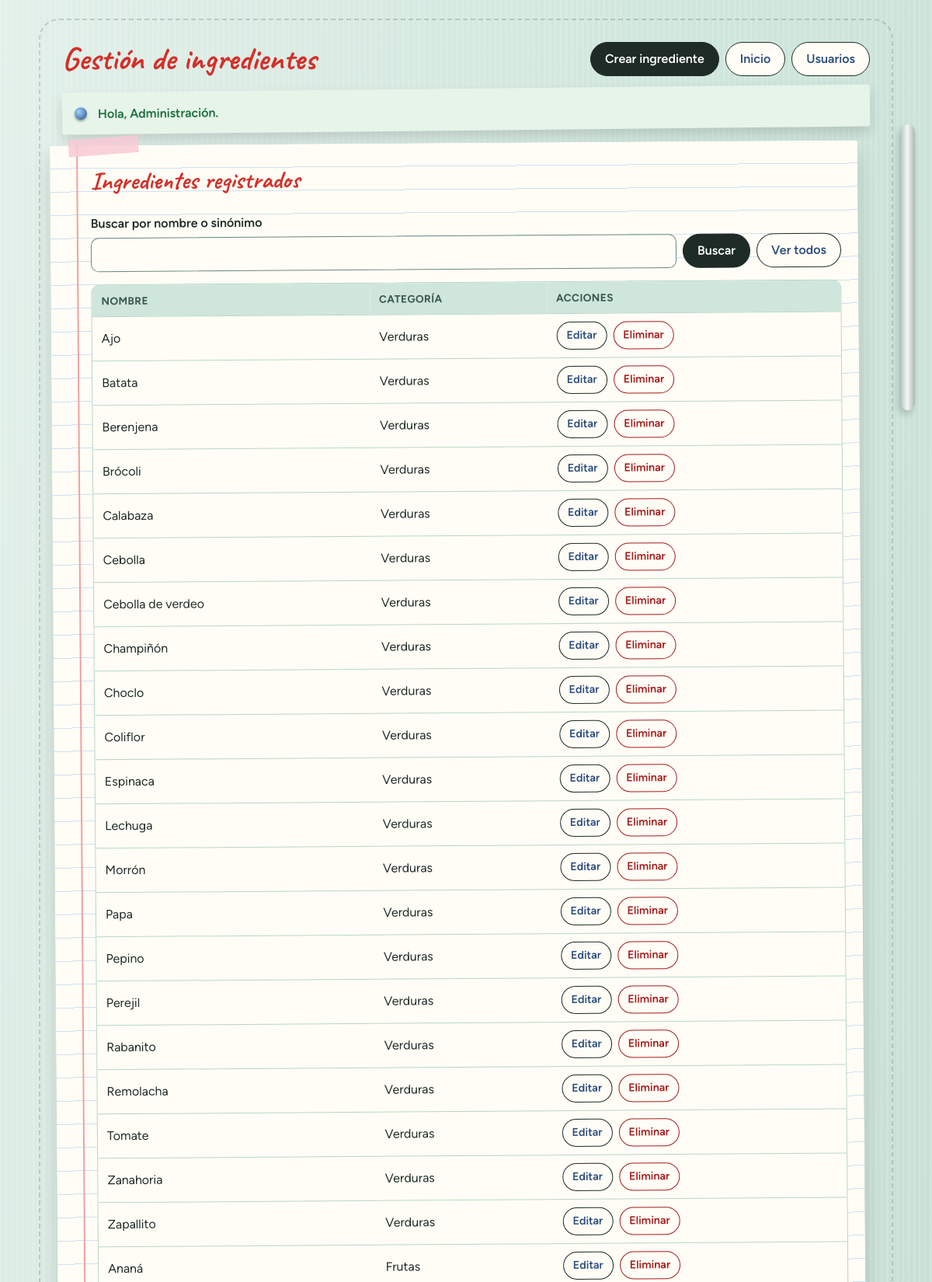
Page /admin/ingredientes.php (signed in, upper part) on the committed database.
### tables this page shows
CREATE TABLE ingrediente (
    id                 INT UNSIGNED AUTO_INCREMENT PRIMARY KEY,
    nombre             VARCHAR(80)  NOT NULL,         
    categoria_id       SMALLINT UNSIGNED NOT NULL,
    icono              VARCHAR(60)  NULL,             
    unidad_default     VARCHAR(10)  NOT NULL,         
    gramos_por_unidad  DECIMAL(8,2) NULL,             
    es_basico          BOOLEAN      NOT NULL DEFAULT FALSE,   
    perecedero         BOOLEAN      NOT NULL DEFAULT TRUE,
    vida_util_dias     SMALLINT     NULL,
     
     
    usuario_id         INT UNSIGNED NULL,
     
    ambito             INT UNSIGNED AS (IFNULL(usuario_id, 0)) PERSISTENT,
    UNIQUE KEY uq_ingrediente_nombre (nombre, ambito),
    CONSTRAINT fk_ingrediente_categoria FOREIGN KEY (categoria_id) REFERENCES categoria(id),
    CONSTRAINT fk_ingrediente_usuario FOREIGN KEY (usuario_id) REFERENCES usuario(id) ON DELETE CASCADE
);

CREATE TABLE categoria (
    id         SMALLINT UNSIGNED AUTO_INCREMENT PRIMARY KEY,
    nombre     VARCHAR(50) NOT NULL UNIQUE,           
    color_hex  CHAR(7)     NOT NULL,
    orden      SMALLINT    NOT NULL DEFAULT 0
);

### src/Sesion.php (called while the page is built, shortened)
<?php
final class Sesion
{
    public static function avisos(): array
    {
        $avisos = $_SESSION['avisos'] ?? [];
        return $avisos;
    }
}

### src/ayudas.php (called while the page is built, shortened)
<?php
function e(string|int|float|null $valor): string
{
    return htmlspecialchars((string) $valor, ENT_QUOTES, 'UTF-8');
}

### src/bootstrap.php (called while the page is built, shortened)
<?php
spl_autoload_register(function (string $clase): void {
    $prefijo = 'Alacena\\';
    $relativa = str_replace('\\', '/', substr($clase, strlen($prefijo)));
    $archivo = __DIR__ . '/' . $relativa . '.php';
});
require_once __DIR__ . '/ayudas.php';

### src/Config.php (called while the page is built, shortened)
<?php
final class Config
{
    private static array $valores = [];
    public static function get(string $clave, string $porDefecto = ''): string
    {
        $env = getenv($clave);
        if ($env !== false && $env !== '') {
            return $env;
        }
        return self::$valores[$clave] ?? $porDefecto;
    }
}

### src/Db.php (called while the page is built, shortened)
<?php
final class Db
{
    private static ?PDO $pdo = null;
    public static function conexion(): PDO
    {
        if (self::$pdo === null) {
            $dsn = sprintf(
                'mysql:host=%s;port=%s;dbname=%s;charset=utf8mb4',
                Config::get('DB_HOST', '127.0.0.1'),
                Config::get('DB_PORT', '3306'),
                Config::get('DB_NAME', 'alacena')
            );
            self::$pdo = new PDO($dsn, Config::get('DB_USER', 'root'), Config::get('DB_PASS'), [
                PDO::ATTR_ERRMODE => PDO::ERRMODE_EXCEPTION,
                PDO::ATTR_DEFAULT_FETCH_MODE => PDO::FETCH_ASSOC,
                PDO::ATTR_EMULATE_PREPARES => false,
            ]);
        }
        return self::$pdo;
    }
}

### src/Repositorios/IngredienteRepositorio.php (called while the page is built, shortened)
<?php
final class IngredienteRepositorio
{
    public function todos(): array
    {
        return $this->db->query(
            'SELECT i.id, i.nombre, i.unidad_default, c.nombre AS categoria
             FROM ingrediente i JOIN categoria c ON c.id = i.categoria_id
             ORDER BY c.orden, i.nombre'
        )->fetchAll();
    }
}

### public/admin/ingredientes.php (the view, shortened to what this page needs)
<?php
require_once dirname(__DIR__, 2) . '/src/bootstrap.php';
$busqueda = is_string($_GET['q'] ?? '') ? trim($_GET['q'] ?? '') : '';
$ingredientes = [];
$error = '';
$avisos = Sesion::avisos();
try {
    $repo = new IngredienteRepositorio(Db::conexion());
    $ingredientes = $busqueda === '' ? $repo->todos() : $repo->buscar($busqueda, PHP_INT_MAX);
} catch (\PDOException $excepcion) {
    $error = 'No se pudieron cargar los ingredientes. Intentá nuevamente más tarde.';
}
?>
<!DOCTYPE html>
<html lang="es">
<head>
    <link rel="stylesheet" href="../css/estilos.css">
</head>
<body>
<main class="contenido">
    <header class="encabezado-pagina">
        <h1>Gestión de ingredientes</h1>
        <nav class="acciones" aria-label="Administración">
            <a class="boton" href="ingrediente-editar.php">Crear ingrediente</a>
            <a class="boton boton--secundario" href="../index.php">Inicio</a>
            <a class="boton boton--secundario" href="usuarios.php">Usuarios</a>
        </nav>
    </header>
    <?php foreach ($avisos as $aviso): ?>
        <p class="aviso aviso--<?= $aviso['tipo'] === 'exito' ? 'exito' : 'error' ?>" role="<?= $aviso['tipo'] === 'exito' ? 'status' : 'alert' ?>"><?= e($aviso['mensaje']) ?></p>
    <?php endforeach; ?>
    <section class="tarjeta" aria-labelledby="ingredientes-registrados">
        <h2 id="ingredientes-registrados">Ingredientes registrados</h2>
        <form method="get" class="buscador" role="search">
            <div class="campo">
                <label for="buscarIngrediente">Buscar por nombre o sinónimo</label>
                <input type="search" id="buscarIngrediente" name="q" value="<?= e($busqueda) ?>">
            </div>
            <div class="acciones">
                <button class="boton" type="submit">Buscar</button>
                <a class="boton boton--secundario" href="ingredientes.php">Ver todos</a>
            </div>
        </form>
        <?php if ($error === '' && $ingredientes === []): ?>
            <p class="aviso aviso--info">No se encontraron ingredientes.</p>
        <?php elseif ($ingredientes !== []): ?>
            <div class="tabla-contenedor">
                <table>
                    <thead><tr><th scope="col">Nombre</th><th scope="col">Categoría</th><th scope="col">Acciones</th></tr></thead>
                    <tbody>
                    <?php foreach ($ingredientes as $ingrediente): ?>
                        <tr>
                            <td><?= e($ingrediente['nombre']) ?></td>
                            <td><?= e($ingrediente['categoria']) ?></td>
                            <td>
                                <div class="acciones">
                                    <a class="boton boton--secundario boton--chico" href="ingrediente-editar.php?id=<?= (int) $ingrediente['id'] ?>">Editar</a>
                                    <form method="post" action="ingrediente-eliminar.php">
                                        <button class="boton boton--peligro boton--chico" type="submit" onclick="return confirm('¿Eliminar este ingrediente y sus sinónimos? Solo se eliminará si no está en uso.');">Eliminar</button>
                                    </form>
                                </div>
                            </td>
                        </tr>
                    <?php endforeach; ?>
                    </tbody>
                </table>
            </div>
        <?php endif; ?>
    </section>
</main>
</body>
</html>

### rows in the picture
ingrediente: nombre "Ajo", categoria.nombre "Verduras"
ingrediente: nombre "Batata", categoria.nombre "Verduras"
ingrediente: nombre "Berenjena", categoria.nombre "Verduras"
ingrediente: nombre "Brócoli", categoria.nombre "Verduras"
ingrediente: nombre "Calabaza", categoria.nombre "Verduras"
ingrediente: nombre "Cebolla", categoria.nombre "Verduras"
ingrediente: nombre "Cebolla de verdeo", categoria.nombre "Verduras"
ingrediente: nombre "Champiñón", categoria.nombre "Verduras"
ingrediente: nombre "Choclo", categoria.nombre "Verduras"
ingrediente: nombre "Coliflor", categoria.nombre "Verduras"
ingrediente: nombre "Espinaca", categoria.nombre "Verduras"
ingrediente: nombre "Lechuga", categoria.nombre "Verduras"
ingrediente: nombre "Morrón", categoria.nombre "Verduras"
ingrediente: nombre "Papa", categoria.nombre "Verduras"
ingrediente: nombre "Pepino", categoria.nombre "Verduras"
ingrediente: nombre "Perejil", categoria.nombre "Verduras"
ingrediente: nombre "Rabanito", categoria.nombre "Verduras"
ingrediente: nombre "Remolacha", categoria.nombre "Verduras"
ingrediente: nombre "Tomate", categoria.nombre "Verduras"
ingrediente: nombre "Zanahoria", categoria.nombre "Verduras"
ingrediente: nombre "Zapallito", categoria.nombre "Verduras"
ingrediente: nombre "Ananá", categoria.nombre "Frutas"

### other values in the picture
$aviso['mensaje'] "Hola, Administración."
